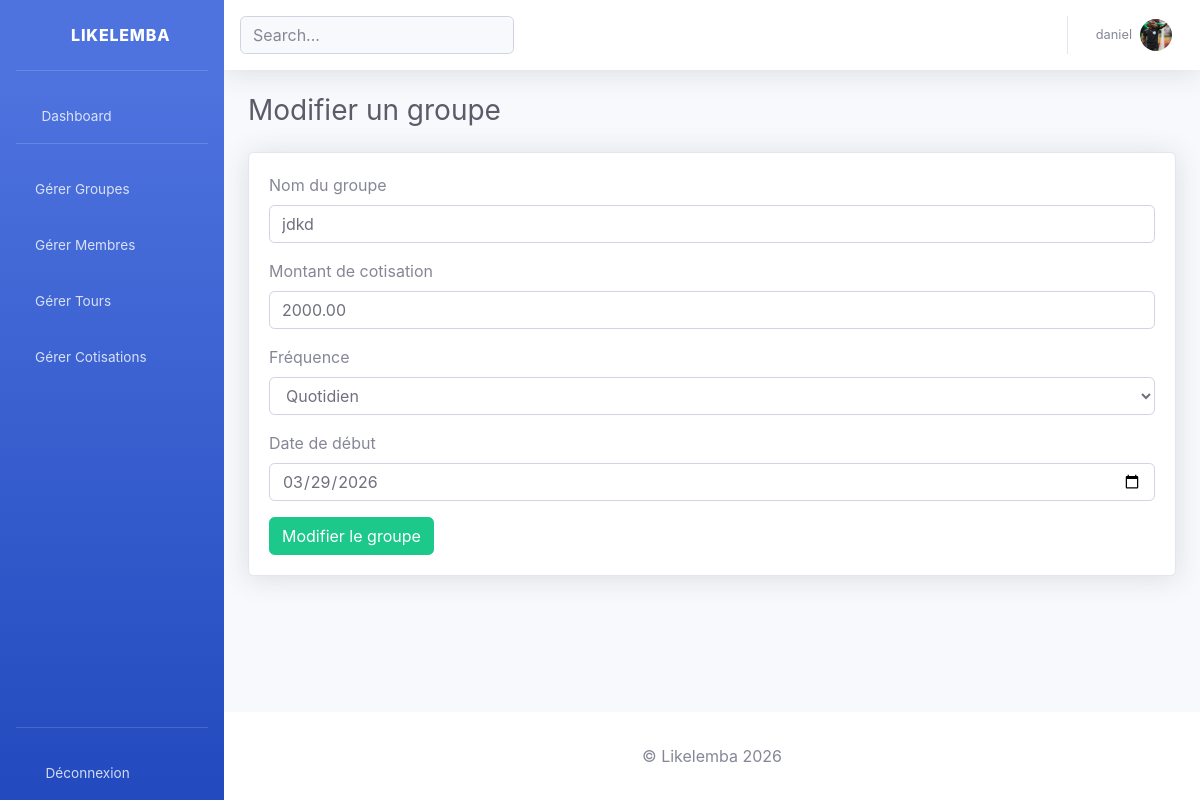
/groupes/2/update/ (signed in), run on an earlier commit of the app's database.
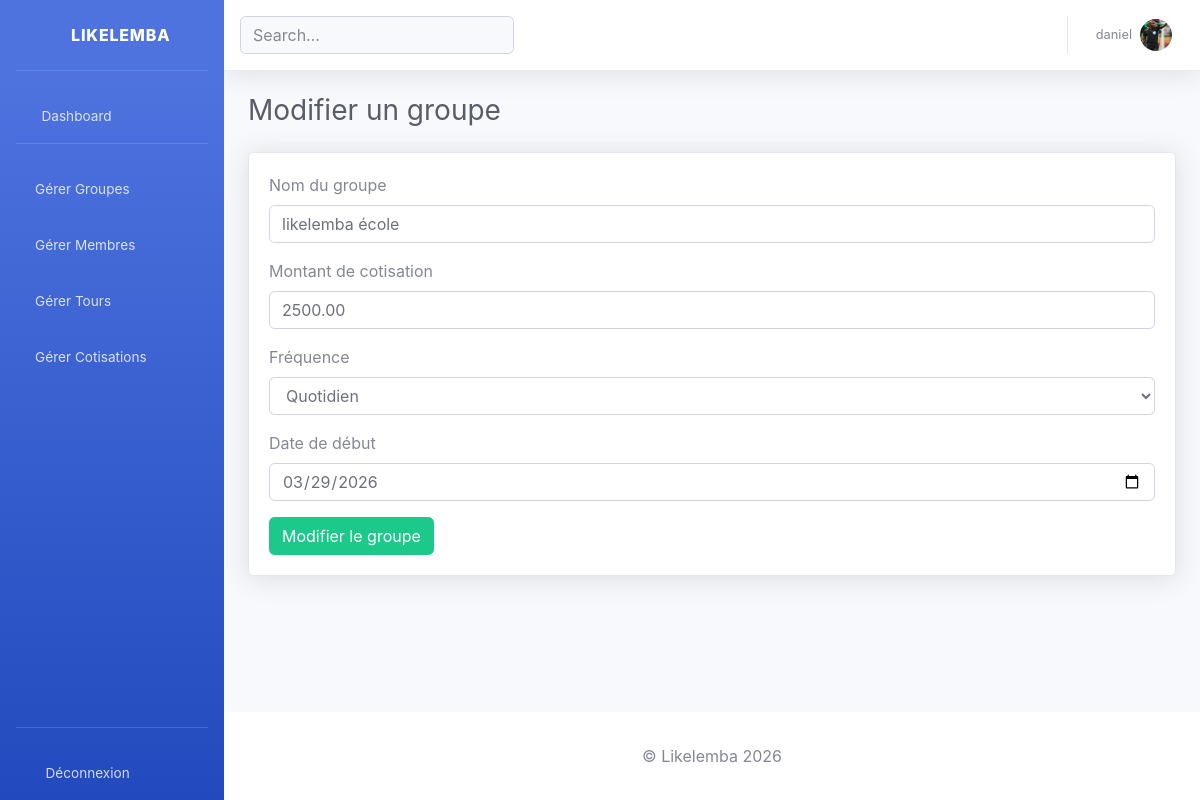
And on a later commit of the database.
### likelemba_app/models.py (models this page shows, shortened)
class Groupe(models.Model):
    FREQUENCE_CHOICES = [
        ('QUOTIDIEN', 'Quotidien'),
        ('HEBDOMADAIRE', 'Hebdomadaire'),
        ('MENSUEL', 'Mensuel'),
        ('ANNUEL', 'Annuel')
    ]
    STATUT_CHOICES = [
        ('ACTIF', 'Actif'),
        ('TERMINE', 'Terminé')
    ]
    nom = models.CharField(max_length=100)
    montant_cotisation = models.DecimalField(
        max_digits=10,
        decimal_places=2
    )
    frequence = models.CharField(max_length=20, choices=FREQUENCE_CHOICES)
    date_debut = models.DateField()
    statut = models.CharField(max_length=20, choices = STATUT_CHOICES, default='ACTIF')
    date_creation = models.DateTimeField(auto_now_add=True, null=True)
    admin = models.ForeignKey(
        Utilisateur,
        on_delete=models.CASCADE
    )

### likelemba_app/views.py (the view, shortened to what this page needs)
# urls.py: path('groupes/<int:id>/update/', update_groupe, name='update_groupe'),
@login_required(login_url="login")
def update_groupe(request, id):
    groupe = get_object_or_404(Groupe, id=id, admin=request.user)
    form = GroupeForm(instance=groupe)
    return render(request, 'groupes/update_groupe.html', {
        'form': form
    })

### likelemba_app/forms.py
class GroupeForm(forms.ModelForm):
    class Meta:
        model = Groupe
        fields = ['nom', 'montant_cotisation', 'frequence', 'date_debut']
        widgets = {
            'nom': forms.TextInput(attrs={
                'class': 'form-control',
                'placeholder': 'Nom du groupe'
            }),
            'montant_cotisation': forms.NumberInput(attrs={
                'class': 'form-control',
                'placeholder': 'Montant de cotisation'
            }),
            'frequence': forms.Select(attrs={
                'class': 'form-control'
            }),
            'date_debut': forms.DateInput(attrs={
                'class': 'form-control',
                'type': 'date'
            }),
        }

### likelemba/templates/groupes/update_groupe.html (shortened to what this page needs)
{% extends 'base.html' %}
{% block content %}
<h1 class="h3 mb-4 text-gray-800">Modifier un groupe</h1>
<div class="card shadow mb-4">
    <div class="card-body">
        <form method="POST">
            <div class="form-group">
                <label>Nom du groupe</label>
                {{ form.nom }}
            </div>
            <div class="form-group">
                <label>Montant de cotisation</label>
                {{ form.montant_cotisation }}
            </div>
            <div class="form-group">
                <label>Fréquence</label>
                {{ form.frequence }}
            </div>
            <div class="form-group">
                <label>Date de début</label>
                {{ form.date_debut }}
            </div>
            <button type="submit" class="btn btn-success">
                Modifier le groupe
            </button>
        </form>
    </div>
</div>
{% endblock %}

What changed in the data, as far as the page shows it:
changed Groupe "Quotidien": nom "jdkd" → "likelemba école"; montant_cotisation "2000.00" → "2500.00"
